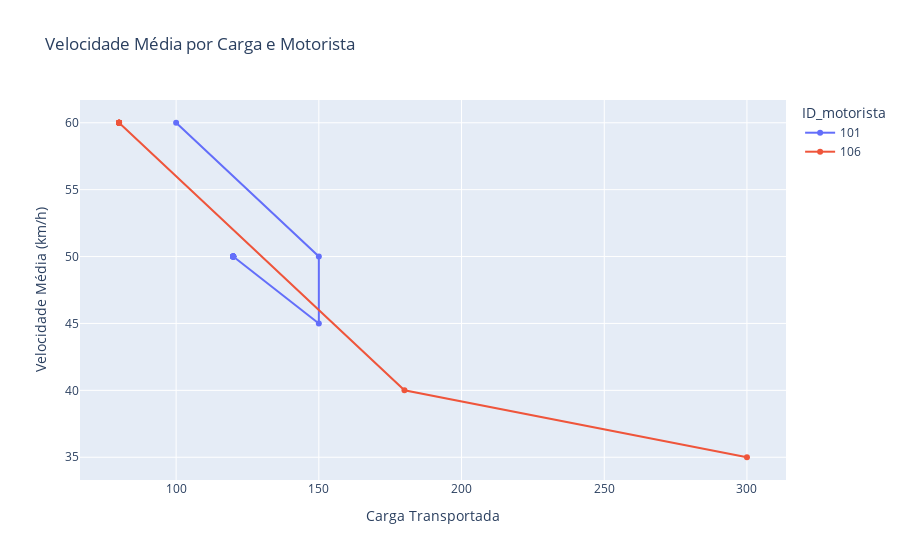

The code cell stored with this chart in its notebook:
### Code cell
fig = px.line(df_motoristas, x='carga_transportada', y='velocidade_media', color='ID_motorista', markers=True,
              title='Velocidade Média por Carga e Motorista')
fig.update_layout(xaxis_title='Carga Transportada', yaxis_title='Velocidade Média (km/h)')
fig.show()

### Figure 1 — Plotly figure (JSON) as saved in the notebook; plotly's stock layout.template omitted (floating-point values rounded to 4 significant figures)
{"data": [{"hovertemplate": "ID_motorista=101<br>carga_transportada=%{x}<br>velocidade_media=%{y}<extra></extra>", "legendgroup": "101", "line": {"color": "#636efa", "dash": "solid"}, "marker": {"symbol": "circle"}, "mode": "markers+lines", "name": "101", "orientation": "v", "showlegend": true, "type": "scatter", "x": [100, 150, 150, 120, 120, 120, 120, 120, 120, 120, 120, 120, 120, 120], "xaxis": "x", "y": [60, 50, 45, 50, 50, 50, 50, 50, 50, 50, 50, 50, 50, 50], "yaxis": "y"}, {"hovertemplate": "ID_motorista=106<br>carga_transportada=%{x}<br>velocidade_media=%{y}<extra></extra>", "legendgroup": "106", "line": {"color": "#EF553B", "dash": "solid"}, "marker": {"symbol": "circle"}, "mode": "markers+lines", "name": "106", "orientation": "v", "showlegend": true, "type": "scatter", "x": [300, 180, 80, 80, 80, 80, 80, 80, 80, 80, 80, 80], "xaxis": "x", "y": [35, 40, 60, 60, 60, 60, 60, 60, 60, 60, 60, 60], "yaxis": "y"}], "layout": {"legend": {"title": {"text": "ID_motorista"}, "tracegroupgap": 0}, "title": {"text": "Velocidade Média por Carga e Motorista"}, "xaxis": {"anchor": "y", "domain": [0, 1], "title": {"text": "Carga Transportada"}}, "yaxis": {"anchor": "x", "domain": [0, 1], "title": {"text": "Velocidade Média (km/h)"}}}}
